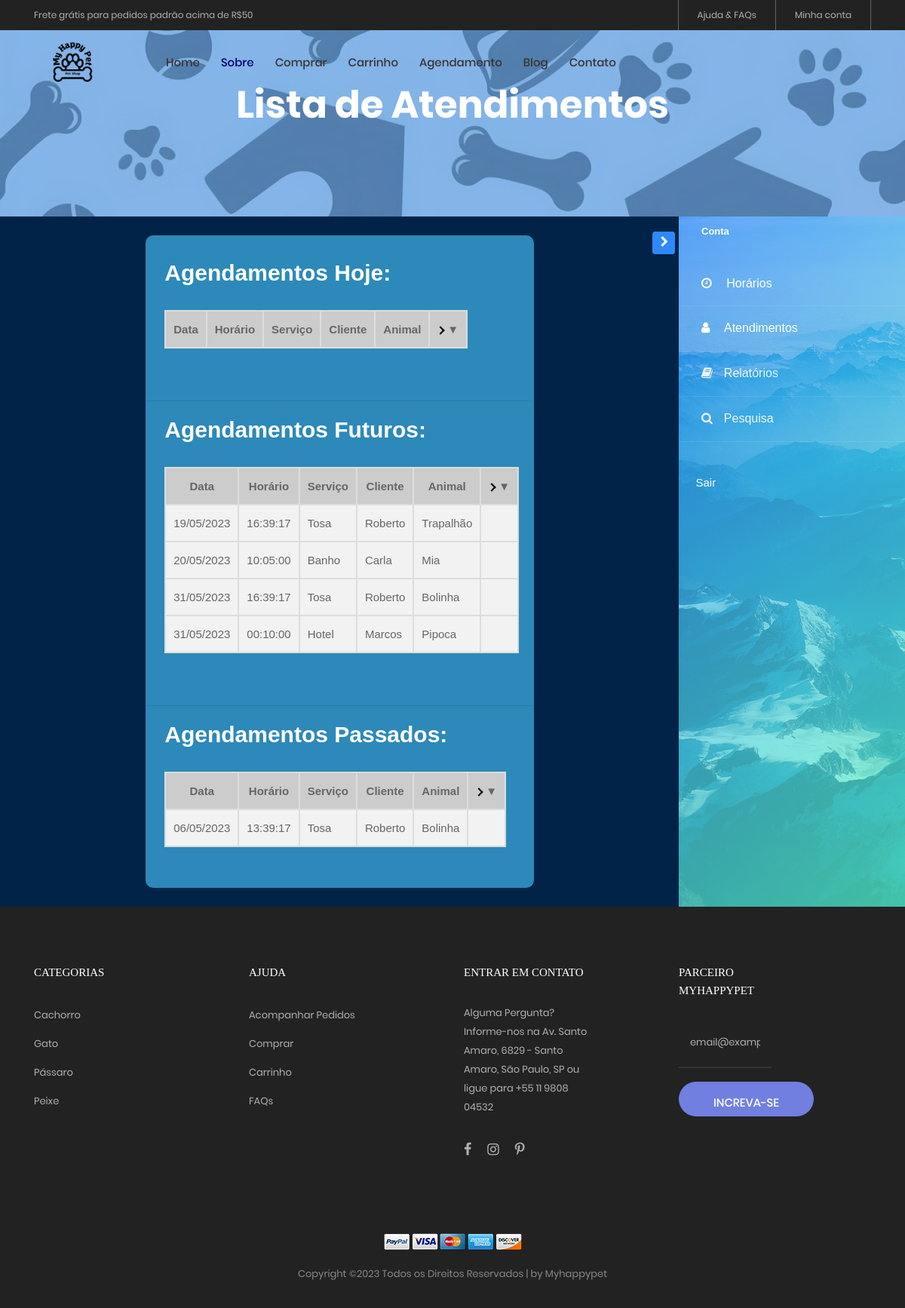
Page /ve_horarios_func.php (signed in) on the committed database.
### tables this page shows
CREATE TABLE `horarios_disponiveis` (
  `idHorario` int(10) NOT NULL,
  `id_funcionario` int(10) DEFAULT NULL,
  `data` date DEFAULT NULL,
  `horario` time DEFAULT NULL,
  `reservado` tinyint(1) DEFAULT NULL,
  `servico` varchar(50) DEFAULT NULL
);

CREATE TABLE `cliente` (
  `idCliente` int(10) NOT NULL,
  `id_endereco` int(10) DEFAULT NULL,
  `nome` varchar(100) DEFAULT NULL,
  `sobrenome` varchar(100) DEFAULT NULL,
  `cpf` char(11) DEFAULT NULL,
  `rg` char(9) DEFAULT NULL,
  `data_nasc` date DEFAULT NULL
);

CREATE TABLE `cadastro_pet` (
  `idPet` int(10) NOT NULL,
  `id_cliente` int(10) DEFAULT NULL,
  `nome_pet` varchar(50) DEFAULT NULL,
  `raca` varchar(20) DEFAULT NULL,
  `sexo_pet` varchar(50) DEFAULT NULL,
  `cor_pet` varchar(20) DEFAULT NULL,
  `data_nasc_pet` date DEFAULT NULL,
  `peso_pet` float(4,2) DEFAULT NULL,
  `data_cad_pet` datetime DEFAULT NULL
);

### ve_horarios_func.php (the view, shortened to what this page needs)
<?php
    include_once('php/conexao.php');
?>
<!DOCTYPE html>
<html lang="pt-br">
<head>
		<link rel="stylesheet" type="text/css" href="vendor/bootstrap/css/bootstrap.min.css">
		<link rel="stylesheet" type="text/css" href="fonts/font-awesome-4.7.0/css/font-awesome.min.css">
		<link rel="stylesheet" type="text/css" href="fonts/iconic/css/material-design-iconic-font.min.css">
		<link rel="stylesheet" type="text/css" href="fonts/linearicons-v1.0.0/icon-font.min.css">
		<link rel="stylesheet" type="text/css" href="vendor/animate/animate.css">
		<link rel="stylesheet" type="text/css" href="vendor/css-hamburgers/hamburgers.min.css">
		<link rel="stylesheet" type="text/css" href="vendor/animsition/css/animsition.min.css">
		<link rel="stylesheet" type="text/css" href="vendor/select2/select2.min.css">
		<link rel="stylesheet" type="text/css" href="vendor/daterangepicker/daterangepicker.css">
		<link rel="stylesheet" type="text/css" href="vendor/slick/slick.css">
		<link rel="stylesheet" type="text/css" href="vendor/MagnificPopup/magnific-popup.css">
		<link rel="stylesheet" type="text/css" href="vendor/perfect-scrollbar/perfect-scrollbar.css">
		<link rel="stylesheet" type="text/css" href="css/util.css">
		<link rel="stylesheet" type="text/css" href="css/main.css">
        <link rel="stylesheet" href="https://stackpath.bootstrapcdn.com/font-awesome/4.7.0/css/font-awesome.min.css">
		<link rel="stylesheet" href="assets/css/style.css">
		<link rel="stylesheet" href="css/joao.css">
<link rel="stylesheet" href="https://cdnjs.cloudflare.com/ajax/libs/animate.css/4.1.1/animate.min.css"/>
<link rel="stylesheet" type="text/css" href="vendor/bootstrap/css/boot.css" />
<link rel="stylesheet" href="./css/style.css" />
</head>
<body class="animsition">
	<header>
	<div class="container-menu-desktop">
		<div class="top-bar">
			<div class="content-topbar flex-sb-m h-full container">
				<div class="left-top-bar">
					Frete grátis para pedidos padrão acima de R$50
				</div>
				<div class="right-top-bar flex-w h-full">
					<a href="ajuda.html" class="flex-c-m trans-04 p-lr-25">
						Ajuda & FAQs
					</a>
					<a href="php/checa_login.php" class="flex-c-m trans-04 p-lr-25">
						Minha conta
					</a>
				</div>
			</div>
		</div>
		<div class="wrap-menu-desktop">
			<nav class="limiter-menu-desktop container">
				<a href="index.html" class="logo">
					<img src="images/icons/logo.png" alt="IMG-LOGO">
				</a>
				<div class="menu-desktop">
					<ul class="main-menu">
						<li>
							<a href="index.html">Home</a>
						</li>
						<li class="active-menu">
							<a href="sobre.html">Sobre</a>
						</li>
						<li>
							<a href="comprar.html">Comprar</a>
						</li>
						<li>
							<a href="carrinho.html">Carrinho</a>
						</li>
						<li>
							<a href="agendamento.php">Agendamento</a>
						</li>
						<li>
							<a href="blog.html">Blog</a>
						</li>
						<li>
							<a href="contato.html">Contato</a>
						</li>
					</ul>
				</div>
			</nav>
		</div>
	</div>
</header>
<section class="bg-img1 txt-center p-lr-15 p-tb-120" style="background-image: url('images/bg-01.jpg');">
	<h2 class="ltext-105 cl0 txt-center">
		Lista de Atendimentos
	</h2>
</section>
<div class="wrapper d-flex align-items-stretch">
	<nav id="sidebar" class="order-last" class="img" style="background-image: url(images/bg_1.jpg);">
			<div class="custom-menu">
				<button type="button" id="sidebarCollapse" class="btn btn-primary">
			</button>
		</div>
		<div class="">
			<h1><a href="index.html" class="logo"><span>Conta</span></a></h1>
				<ul class="list-unstyled components mb-5">
					<?php
						if(isset($_SESSION['cargo']) && $_SESSION['cargo'] == 'Tosador' || $_SESSION['cargo'] == 'Veterinário'){
							echo '<li class="active">
							<a href="horario.php"><span class="fa fa-clock-o mr-3"></span> Horários</a>
							</li>';
							echo '<li class="active">
							<a href="ve_horarios_func.php"><span class="fa fa-user mr-3"></span> Atendimentos</a>
							</li>';
						}
					?>
					<li>
						<a href="relatorio.php"><span class="fa fa-book mr-3"></span>Relatórios</a>
					</li>
					<li>
						<a href="pesquisa.php"><span class="fa fa-search mr-3"></span>Pesquisa</a>
					</li>
				</ul>
				<div class="mb-5 px-4">
					<a href="php/proc_logout.php" class="subscribe-form">
						<h3 class="h6 mb-3">Sair</h3>
					</a>
				</div>
		</div>
	</nav><br><br><br>
		<div class="wrapper d-flex justify-content-center" style="padding: 25px">
					<?php
					$myvalue = date('Y-m-d H:i:s');
					$datetime = new DateTime($myvalue);
					$data = $datetime->format('Y-m-d');
					$hora = $datetime->format('H:i:s');
					$pega_hora_ant = mysqli_query($conn, "SELECT * FROM horarios_disponiveis WHERE data <= '$data' AND horario < '$hora' AND id_funcionario = ".$_SESSION['idFuncionario']." ORDER BY data ASC;");
					$pega_hora_dep = mysqli_query($conn, "SELECT * FROM horarios_disponiveis WHERE data > '$data' AND id_funcionario = ".$_SESSION['idFuncionario']." ORDER BY data ASC;");
				echo("<div id='div' style='width: 515px !important; margin-left: 0% !important'><br>");
				echo "<h2 id= agend>Agendamentos Hoje:</h2><br>";
				echo "<table class='table-responsive'>
					<thead>
						<tr class='accordion'>
							<th>Data</th>
							<th>Horário</th>
							<th>Serviço</th>
							<th>Cliente</th>
							<th>Animal</th>
							<th class='toggle-arrow'>▼</th>
						</tr>
				  </thead>
				";
				echo "</table>
				<br><br>";
				echo "<hr>";
				echo "<h2 id= agend>Agendamentos Futuros:</h2><br>";
				echo "<table class='table-responsive'>
					<thead>
						<tr class='accordion'>
							<th>Data</th>
							<th>Horário</th>
							<th>Serviço</th>
							<th>Cliente</th>
							<th>Animal</th>
							<th class='toggle-arrow'>▼</th>
						</tr>
				  	</thead>
				";
				while ($row_depois = mysqli_fetch_assoc($pega_hora_dep)) {
					$data_depois = date_create($row_depois['data']);
					$data_depois = date_format($data_depois, 'd/m/Y');
					$agendado_dep = mysqli_query($conn, "SELECT * FROM agendamento WHERE id_horario = ".$row_depois['idHorario']);
					$agendado_depois = mysqli_fetch_assoc($agendado_dep);
					if (isset($agendado_depois)) {
						$pet_agend_dep = mysqli_query($conn, "SELECT * FROM cadastro_pet WHERE idPet = ".$agendado_depois['id_animal']);
						$pet_agend_depois = mysqli_fetch_assoc($pet_agend_dep);
						$cliente_agend_dep = mysqli_query($conn, "SELECT * FROM cliente WHERE idCliente = ".$agendado_depois['id_cliente']);
						$cliente_agend_depois = mysqli_fetch_assoc($cliente_agend_dep);
						echo('
						<tbody class="visible">
							<tr>
								<td>'. $data_depois .'</td>
								<td>'. $row_depois["horario"] .'</td>
								<td>'. $row_depois["servico"] .'</td>
								<td>'. $cliente_agend_depois["nome"] .'</td>
								<td>'. $pet_agend_depois["nome_pet"] .'</td>
								<td></td>
							</tr>
						</tbody>
							');
					}
				}
				echo "</table>
				<br><br>";
				echo "<hr>";
					echo "<h2 id= agend>Agendamentos Passados:</h2><br>";
					echo "<table class='table-responsive'>
						<thead>
							<tr class='accordion'>
								<th>Data</th>
								<th>Horário</th>
								<th>Serviço</th>
								<th>Cliente</th>
								<th>Animal</th>
								<th class='toggle-arrow'>▼</th>
							</tr>
						</thead>
					";
					while ($row_antes = mysqli_fetch_assoc($pega_hora_ant)) {
						$data_antes = date_create($row_antes['data']);
						$data_antes = date_format($data_antes, 'd/m/Y');
						$agendado_ant = mysqli_query($conn, "SELECT * FROM agendamento WHERE id_horario = ".$row_antes['idHorario']);
						$agendado_antes = mysqli_fetch_assoc($agendado_ant);
						if (isset($agendado_antes)) {
							$pet_agend_ant = mysqli_query($conn, "SELECT * FROM cadastro_pet WHERE idPet = ".$agendado_antes['id_animal']);
							$pet_agend_antes = mysqli_fetch_assoc($pet_agend_ant);
							$cliente_agend_ant = mysqli_query($conn, "SELECT * FROM cliente WHERE idCliente = ".$agendado_antes['id_cliente']);
							$cliente_agend_antes = mysqli_fetch_assoc($cliente_agend_ant);
							echo('
							<tbody class="visible">
								<tr>
									<td>'. $data_antes .'</td>
									<td>'. $row_antes["horario"] .'</td>
									<td>'. $row_antes["servico"] .'</td>
									<td>'. $cliente_agend_antes["nome"] .'</td>
									<td>'. $pet_agend_antes["nome_pet"] .'</td>
									<td></td>
								</tr>
							</tbody>
								');
						}
					};
					echo "</table>
					<br><br>";
				echo("</div>");
				?>
				</div>
			</div>
<footer class="bg3 p-t-75 p-b-32">
	<div class="container">
		<div class="row">
			<div class="col-sm-6 col-lg-3 p-b-50">
				<h4 class="stext-301 cl0 p-b-30">
					Categorias
				</h4>
				<ul>
					<li class="p-b-10">
						<a href="#" class="stext-107 cl7 hov-cl1 trans-04">
							Cachorro
						</a>
					</li>
					<li class="p-b-10">
						<a href="#" class="stext-107 cl7 hov-cl1 trans-04">
							Gato
						</a>
					</li>
					<li class="p-b-10">
						<a href="#" class="stext-107 cl7 hov-cl1 trans-04">
							Pássaro
						</a>
					</li>
					<li class="p-b-10">
						<a href="#" class="stext-107 cl7 hov-cl1 trans-04">
							Peixe
						</a>
					</li>
				</ul>
			</div>
			<div class="col-sm-6 col-lg-3 p-b-50">
				<h4 class="stext-301 cl0 p-b-30">
					Ajuda
				</h4>
				<ul>
					<li class="p-b-10">
						<a href="#" class="stext-107 cl7 hov-cl1 trans-04">
							Acompanhar Pedidos
						</a>
					</li>
					<li class="p-b-10">
						<a href="#" class="stext-107 cl7 hov-cl1 trans-04">
							Comprar
						</a>
					</li>
					<li class="p-b-10">
						<a href="#" class="stext-107 cl7 hov-cl1 trans-04">
							Carrinho
						</a>
					</li>
					<li class="p-b-10">
						<a href="#" class="stext-107 cl7 hov-cl1 trans-04">
							FAQs
						</a>
					</li>
				</ul>
			</div>
			<div class="col-sm-6 col-lg-3 p-b-50">
				<h4 class="stext-301 cl0 p-b-30">
					Entrar em contato
				</h4>
				<p class="stext-107 cl7 size-201">
					Alguma Pergunta? Informe-nos na Av. Santo Amaro, 6829 - Santo Amaro, São Paulo, SP ou ligue para +55 11 9808 04532
				</p>
				<div class="p-t-27">
					<a href="#" class="fs-18 cl7 hov-cl1 trans-04 m-r-16">
						<i class="fa fa-facebook"></i>
					</a>
					<a href="#" class="fs-18 cl7 hov-cl1 trans-04 m-r-16">
						<i class="fa fa-instagram"></i>
					</a>
					<a href="#" class="fs-18 cl7 hov-cl1 trans-04 m-r-16">
						<i class="fa fa-pinterest-p"></i>
					</a>
				</div>
			</div>
			<div class="col-sm-6 col-lg-3 p-b-50">
				<h4 class="stext-301 cl0 p-b-30">
					Parceiro Myhappypet
				</h4>
				<form>
					<div class="wrap-input1 w-full p-b-4">
						<input class="input1 bg-none plh1 stext-107 cl7" type="text" name="email" placeholder="email@example.com">
					</div>
					<div class="p-t-18">
						<button class="flex-c-m stext-101 cl0 size-103 bg1 bor1 hov-btn2 p-lr-15 trans-04">
							Increva-se
						</button>
					</div>
				</form>
			</div>
		</div>
		<div class="p-t-40">
			<div class="flex-c-m flex-w p-b-18">
				<a href="#" class="m-all-1">
					<img src="images/icons/icon-pay-01.png" alt="ICON-PAY">
				</a>
				<a href="#" class="m-all-1">
					<img src="images/icons/icon-pay-02.png" alt="ICON-PAY">
				</a>
				<a href="#" class="m-all-1">
					<img src="images/icons/icon-pay-03.png" alt="ICON-PAY">
				</a>
				<a href="#" class="m-all-1">
					<img src="images/icons/icon-pay-04.png" alt="ICON-PAY">
				</a>
				<a href="#" class="m-all-1">
					<img src="images/icons/icon-pay-05.png" alt="ICON-PAY">
				</a>
			</div>
			<p class="stext-107 cl6 txt-center">
Copyright &copy;<script>document.write(new Date().getFullYear());</script> Todos os Direitos Reservados | by Myhappypet</a>
			</p>
		</div>
	</div>
</footer>
<head>
</head>
</body>
</html>

### css/main.css (style rules this page uses)
.container { max-width: 1380px; }
@media (max-width: 1600px) { .container { max-width: 1200px; } }
.container-menu-desktop { height: auto; width: 100%; position: relative; -webkit-transition: all 0.3s; -o-transition: all 0.3s; -moz-transition: all 0.3s; transition: all 0.3s; }
.top-bar { height: 40px; background-color: #222; }
.left-top-bar { font-family: Poppins-Regular; font-size: 12px; line-height: 1.8; color: #b2b2b2; }
.right-top-bar a { font-family: Poppins-Regular; font-size: 12px; line-height: 1.8; height: 100%; color: #b2b2b2; border-right: 1px solid rgba(255,255,255,0.3); }
.right-top-bar a:first-child { border-left: 1px solid rgba(255,255,255,0.3); }
.wrap-menu-desktop { position: fixed; z-index: 1100; background-color: transparent; width: 100%; height: 84px; top: 40px; left: 0px; -webkit-transition: height 0.3s, background-color 0.3s; -o-transition: height 0.3s, background-color 0.3s; -moz-transition: height 0.3s, background-color 0.3s; transition: height 0.3s, background-color 0.3s; }
.limiter-menu-desktop { height: 100%; display: -webkit-box; display: -webkit-flex; display: -moz-box; display: -ms-flexbox; display: flex; align-items: center; background-color: transparent; }
.logo { display: -webkit-box; display: -webkit-flex; display: -moz-box; display: -ms-flexbox; display: flex; align-items: center; height: 65%; margin-right: 55px; }
.logo img { max-width: 100%; max-height: 100%; }
.menu-desktop { display: -webkit-box; display: -webkit-flex; display: -moz-box; display: -ms-flexbox; display: flex; align-items: center; height: 100%; }
.main-menu { list-style-type: none; margin: 0; display: -webkit-box; display: -webkit-flex; display: -moz-box; display: -ms-flexbox; display: flex; align-items: center; }
.main-menu > li { display: block; position: relative; padding: 20px 10px 20px 0px; margin: 0px 4px 0px 14px; }
.main-menu > li > a { font-family: Poppins-Medium; color: #3b3232; padding: 5px 0px; transition: all 0.4s; -webkit-transition: all 0.4s; -o-transition: all 0.4s; -moz-transition: all 0.4s; }
.main-menu > li.active-menu > a { color: #00026d; }
.cl0 { color: #fff; }
.cl6 { color: #888; }
.cl7 { color: #b2b2b2; }
.stext-101 { font-family: Poppins-Medium; font-size: 15px; line-height: 1.466667; text-transform: uppercase; }
.stext-107 { font-family: Poppins-Regular; font-size: 13px; line-height: 1.923; }
.stext-301 { font-family: Montserrat-Bold; font-size: 15px; line-height: 1.6; text-transform: uppercase; }
.ltext-105 { font-family: Poppins-Bold; font-size: 50px; line-height: 1.1; }
.size-103 { min-width: 179px; height: 46px; }
.size-201 { max-width: 270px; }
.bg-none { background-color: transparent; }
.bg1 { background-color: #717fe0; }
.bg3 { background-color: #222; }
.bg-img1 { background-size: cover; background-position: center center; background-repeat: no-repeat; }
.bor1 { border-radius: 23px; }
.wrap-input1 { position: relative; border-bottom: 2px solid rgba(204,204,204, 0.1); }
.input1 { background-color: transparent; width: 100%; }

### css/style.css (style rules this page uses)
body { background-color: var(--bodyColor); }
.wrapper { display: grid; background-color: #012348; }

### rows in the picture
horarios_disponiveis: data "19/05/2023", horario "16:39:17", servico "Tosa", cliente.nome "Roberto", cadastro_pet.nome_pet "Trapalhão"
horarios_disponiveis: data "20/05/2023", horario "10:05:00", servico "Banho", cliente.nome "Carla", cadastro_pet.nome_pet "Mia"
horarios_disponiveis: data "31/05/2023", horario "16:39:17", servico "Tosa", cliente.nome "Roberto", cadastro_pet.nome_pet "Bolinha"
horarios_disponiveis: data "31/05/2023", horario "00:10:00", servico "Hotel", cliente.nome "Marcos", cadastro_pet.nome_pet "Pipoca"
horarios_disponiveis: data "06/05/2023", horario "13:39:17", servico "Tosa", cliente.nome "Roberto", cadastro_pet.nome_pet "Bolinha"
